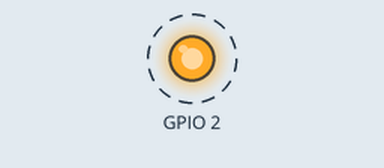
The sketch below on a simulated ESP8266 (NodeMCU). Shown: output pins drawn as LEDs (lit = HIGH). Dashed ring = blinking. WiFi joins after 1.5 s; servers stay silent unless stated; what the sketch prints to the serial monitor is not drawn.

Above: at 2.0 s.
Timing chart, 0 to 6.1 s (numbered marks = the images above):
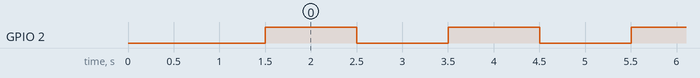

Measured:
- by itself, GPIO 2: alternates HIGH for 1.0 s and LOW for 1.0 s

The sketch:

wifi-test.ino
```cpp
#include <ESP8266WiFi.h>
#include <ESP8266mDNS.h>
#include <WiFiUdp.h>

//IP is 10.0.0.128

const char* ssid = "Netgear1";
const char* password = "a3aaf93071";

void setup() {
  pinMode(2, OUTPUT);
  Serial.begin(115200);
  Serial.println("Booting");
  WiFi.mode(WIFI_STA);
  WiFi.begin(ssid, password);
  while (WiFi.waitForConnectResult() != WL_CONNECTED) {
    Serial.println("Connection Failed! Rebooting...");
    delay(5000);
    ESP.restart();
  }
}

void loop() {

  digitalWrite(2, !digitalRead(2));
  delay(1000);
}
```
